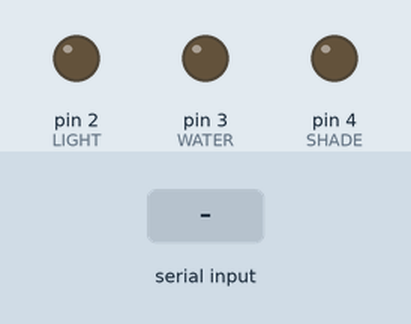
The sketch below on a simulated Arduino Uno, built with avr-gcc and run on an emulated ATmega328P. Shown: output pins drawn as LEDs (lit = HIGH). Inputs (shaded band) come from the test bench.

Above: at 1.2 s.
1.3 s: "L" received over Serial
At 1.9 s:
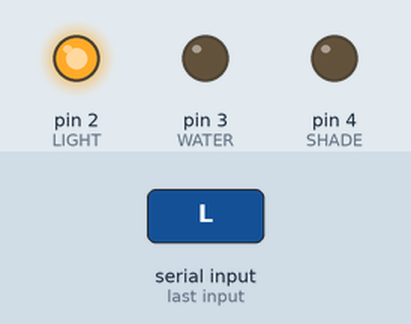
4.3 s: "W" received over Serial
At 5.4 s:
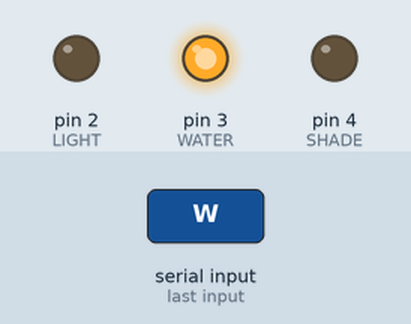
7.3 s: "S" received over Serial
At 7.6 s:
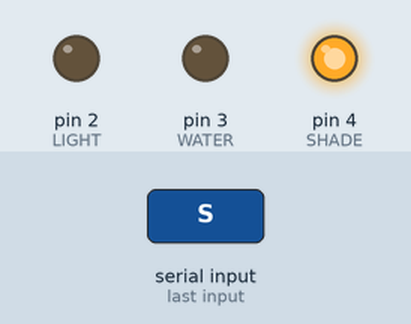
Timing chart, 0 to 10.8 s (numbered marks = the images above; inputs shaded):
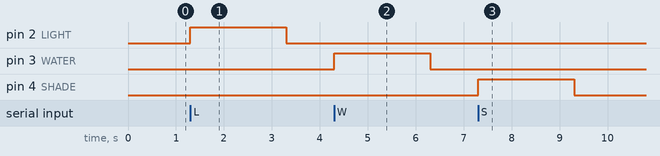

The sketch:

smart_plant_care.ino
```cpp
#define LIGHT 2
#define WATER 3
#define SHADE 4

void setup() {
  pinMode(LIGHT, OUTPUT);
  pinMode(WATER, OUTPUT);
  pinMode(SHADE, OUTPUT);
  Serial.begin(9600);
}

void loop() {
  if (Serial.available()) {
    char mood = Serial.read();

    if (mood == 'L') {
      digitalWrite(LIGHT, HIGH);
      delay(2000);
      digitalWrite(LIGHT, LOW);
    } else if (mood == 'W') {
      digitalWrite(WATER, HIGH);
      delay(2000);
      digitalWrite(WATER, LOW);
    } else if (mood == 'S') {
      digitalWrite(SHADE, HIGH);
      delay(2000);
      digitalWrite(SHADE, LOW);
    }
  }
}
```

Measured:
- after the input at 1.3 s, pin 2 (LIGHT): LOW → HIGH at once, → LOW 2.0 s later
- after the input at 4.3 s, pin 3 (WATER): LOW → HIGH at once, → LOW 2.0 s later
- after the input at 7.3 s, pin 4 (SHADE): LOW → HIGH at once, → LOW 2.0 s later
